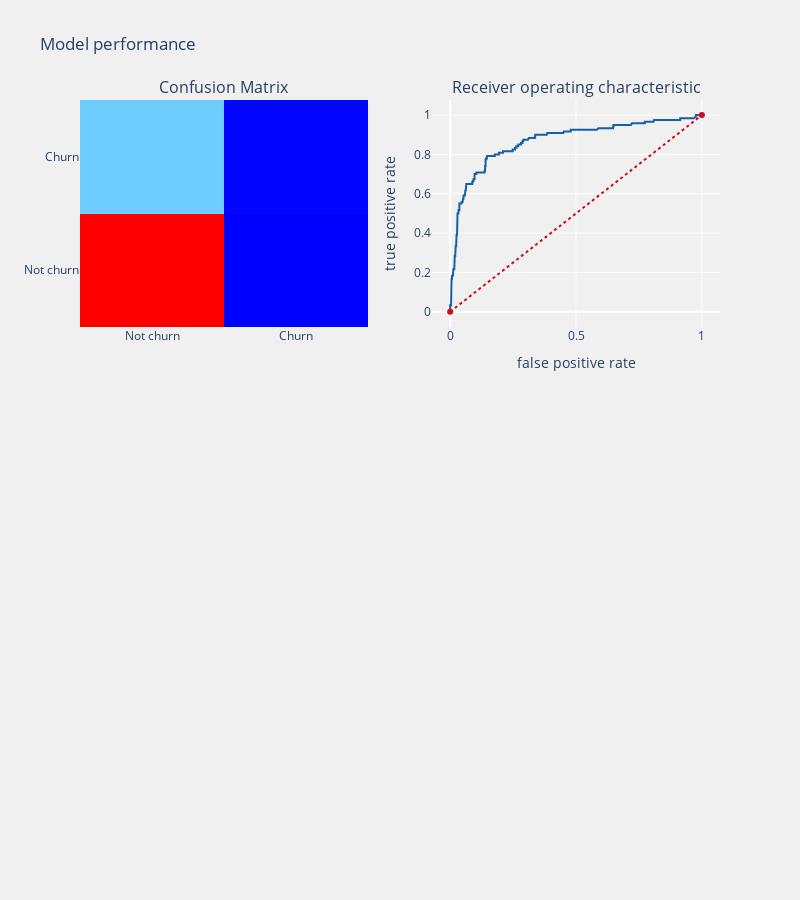

This figure's notebook cell:
### Markdown cell above
# RANDOM FOREST CLASSIFIER

### Code cell
from sklearn.ensemble import RandomForestClassifier
clf = RandomForestClassifier(max_depth=2, random_state=0)
telecom_churn_prediction(clf,train_X,test_X,train_Y,test_Y,
                         cols,"features",threshold_plot = True)

### Figure 1 — Plotly figure (JSON) as saved in the notebook; plotly's stock layout.template omitted (floating-point values rounded to 4 significant figures; data arrays with more than 128 entries replaced by an {"elided": "..."} marker saying what was removed)
{"data": [{"colorscale": [[0, "rgb(0,0,255)"], [0.1, "rgb(51,153,255)"], [0.2, "rgb(102,204,255)"], [0.3, "rgb(153,204,255)"], [0.4, "rgb(204,204,255)"], [0.5, "rgb(255,255,255)"], [0.6, "rgb(255,204,255)"], [0.7, "rgb(255,153,255)"], [0.8, "rgb(255,102,204)"], [0.9, "rgb(255,102,102)"], [1, "rgb(255,0,0)"]], "name": "matrix", "showscale": false, "type": "heatmap", "x": ["Not churn", "Churn"], "xaxis": "x", "y": ["Not churn", "Churn"], "yaxis": "y", "z": [[547, 0], [118, 2]]}, {"line": {"color": "rgb(22, 96, 167)", "width": 2}, "name": "Roc : 0.5083333333333333", "type": "scatter", "x": {"elided": "234 float values"}, "xaxis": "x2", "y": {"elided": "234 float values"}, "yaxis": "y2"}, {"line": {"color": "rgb(205, 12, 24)", "dash": "dot", "width": 2}, "type": "scatter", "x": [0, 1], "xaxis": "x2", "y": [0, 1], "yaxis": "y2"}], "layout": {"annotations": [{"font": {"size": 16}, "showarrow": false, "text": "Confusion Matrix", "x": 0.225, "xanchor": "center", "xref": "paper", "y": 1, "yanchor": "bottom", "yref": "paper"}, {"font": {"size": 16}, "showarrow": false, "text": "Receiver operating characteristic", "x": 0.775, "xanchor": "center", "xref": "paper", "y": 1, "yanchor": "bottom", "yref": "paper"}], "autosize": false, "height": 900, "margin": {"b": 195}, "paper_bgcolor": "rgba(240,240,240, 0.95)", "plot_bgcolor": "rgba(240,240,240, 0.95)", "showlegend": false, "title": {"text": "Model performance"}, "width": 800, "xaxis": {"anchor": "y", "domain": [0, 0.45], "type": "category", "range": [-0.5, 1.5], "autorange": true}, "xaxis2": {"anchor": "y2", "domain": [0.55, 1], "title": {"text": "false positive rate"}, "type": "linear", "range": [-0.07211, 1.072], "autorange": true}, "xaxis3": {"anchor": "y3", "domain": [0, 1], "showgrid": true, "tickangle": 90, "tickfont": {"size": 10}}, "yaxis": {"anchor": "x", "domain": [0.625, 1], "type": "category", "range": [-0.5, 1.5], "autorange": true}, "yaxis2": {"anchor": "x2", "domain": [0.625, 1], "title": {"text": "true positive rate"}, "type": "linear", "range": [-0.07674, 1.077], "autorange": true}, "yaxis3": {"anchor": "x3", "domain": [0, 0.375]}}}
